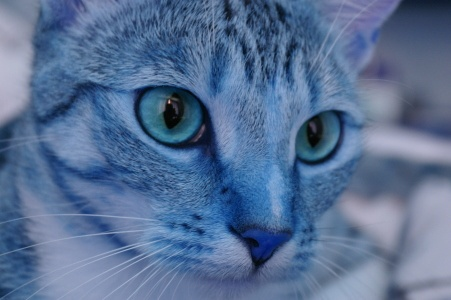
#> input picture picture/cat_rgb.jpg, 451 x 300 px, found by its file name
$ jupyter execute '21. -Digital image processing-Image Thresholding and segmentation- global .ipynb'
#> lines starting #> are read from the running program, lines starting #| are printed output that depends on the picture; after the words box and inside, x2 and y2 are one past the last pixel; in counts of white or black regions, pixels touching at a corner belong together
[cell 1]
from skimage import data
import cv2 as cv
import numpy as np
import matplotlib.pyplot as plt

[cell 2]
from skimage import data
import cv2 as cv
import numpy as np
import matplotlib.pyplot as plt
orignal_image=cv.imread(r"D:\output image\cat_rgb.jpg",0)     #gray
#> orignal_image: shape (300, 451); min 2, max 197, mean 108.2
orignal_image_1=cv.imread(r"D:\output image\Tiger.jpg",0)
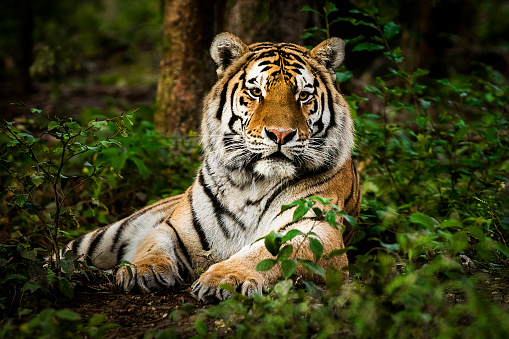
#> input picture picture/tiger.jpg, 509 x 339 px, found by its file name
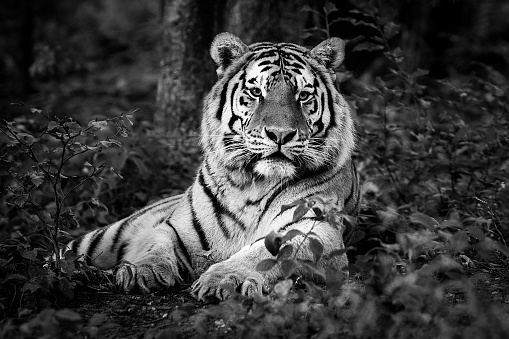
#> orignal_image_1: shape (339, 509); min 0, max 255, mean 60.2


#tresholding implement:

#image 1
res1, thres1= cv.threshold(orignal_image,127,255,cv.THRESH_BINARY)              #Type 1
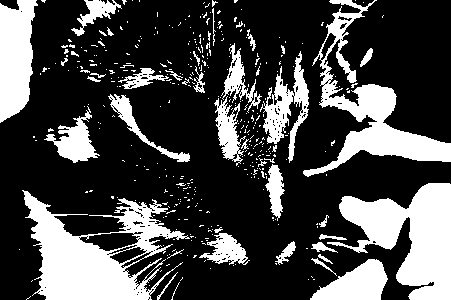
#> thres1: shape (300, 451); 28.1% white; 403 white regions (361 under 20 px), largest, box (x1, y1, x2, y2) and area: (22, 190, 190, 300) 8395, (327, 183, 451, 300) 7342, (303, 0, 451, 177) 6078
res1, thres2= cv.threshold(orignal_image,127,255,cv.THRESH_BINARY_INV)          #Type 2
res1, thres3= cv.threshold(orignal_image,127,255,cv.THRESH_TRUNC)               #Type 3
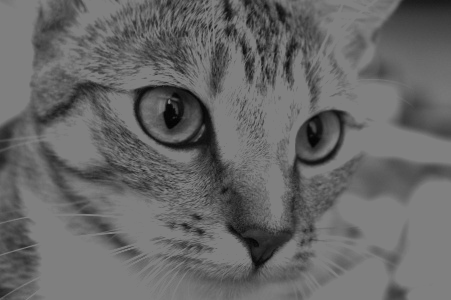
#> thres3: shape (300, 451); min 2, max 127, mean 102.6
res1, thres4= cv.threshold(orignal_image,127,255,cv.THRESH_TOZERO)              #Type 4
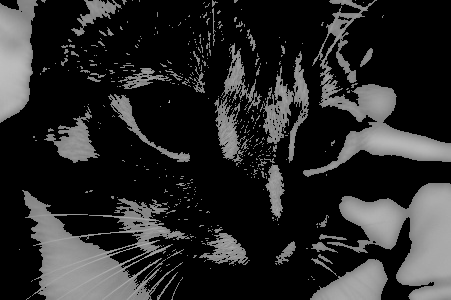
#> thres4: shape (300, 451); min 0, max 197, mean 41.3
res1, thres5= cv.threshold(orignal_image,127,255,cv.THRESH_TOZERO_INV)          #Type 5
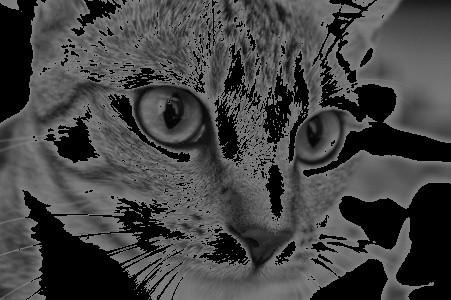
#> thres5: shape (300, 451); min 0, max 127, mean 66.9


#image 2
res1, thres6= cv.threshold(orignal_image_1,127,255,cv.THRESH_BINARY)              #Type 1
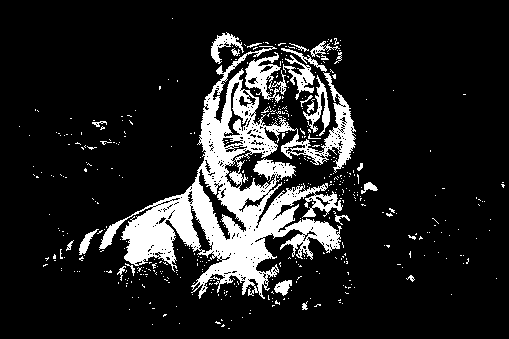
#> thres6: shape (339, 509); 13.7% white; 465 white regions (441 under 20 px), largest, box (x1, y1, x2, y2) and area: (99, 46, 356, 299) 18876, (245, 52, 287, 103) 883, (303, 75, 330, 136) 490
res1, thres7= cv.threshold(orignal_image_1,127,255,cv.THRESH_BINARY_INV)          #Type 2
res1, thres8= cv.threshold(orignal_image_1,127,255,cv.THRESH_TRUNC)               #Type 3
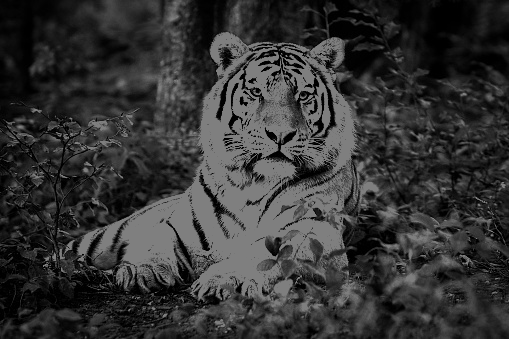
#> thres8: shape (339, 509); min 0, max 127, mean 52.6
res1, thres9= cv.threshold(orignal_image_1,127,255,cv.THRESH_TOZERO)              #Type 4
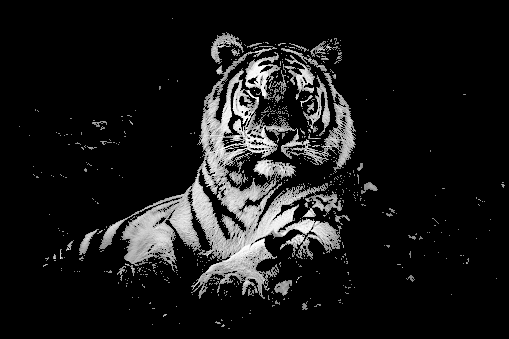
#> thres9: shape (339, 509); min 0, max 255, mean 24.9
res1, thres10= cv.threshold(orignal_image_1,127,255,cv.THRESH_TOZERO_INV)          #Type 5
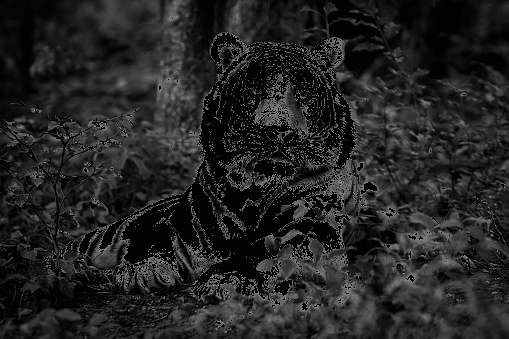
#> thres10: shape (339, 509); min 0, max 127, mean 35.2


Title=['Original image', 'Original image 1', ' Binary', 'Binary','Binary inver', 'Binary inver','trunc', 'trunc',
       'Tozero','Tozero', 'Tozero inver',  'Tozero inver']

image=[orignal_image, orignal_image_1, thres1,thres6, thres2,thres7, thres3, thres8, thres4,thres9, thres5,thres10]

for i in range(12):
    plt.subplot(3,4, i+1), plt.imshow(image[i], 'gray')
    plt.title(Title[i])
    plt.xticks([]), plt.yticks([])

plt.show()
cv.waitKey()
cv.destroyAllWindows()
